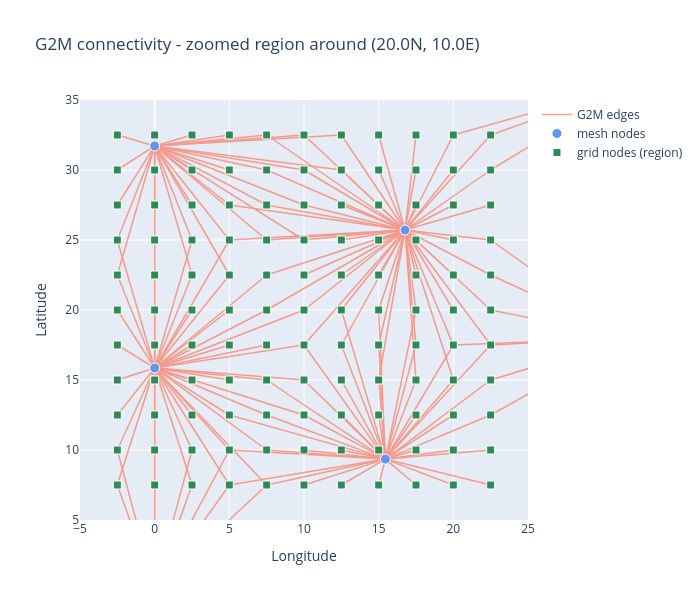

Notebook source saved alongside this figure:
### Markdown cell above
### 4. Grid-to-mesh connectivity (G2M)

Each grid point is connected to every mesh node within a search radius that is proportional
to the typical mesh edge length (`radius_factor × max_edge_length`).  This is computed via
a 3-D k-d tree on the unit sphere.

The plot below zooms into a small region to show how several grid points (green squares) each
connect to the nearest mesh nodes (blue circles).

### Code cell
vertices, faces = generate_icosahedral_mesh(refinement_level=REFINEMENT)
lat_lon_mesh = cartesian_to_lat_lon(vertices)
lat_m, lon_m = lat_lon_mesh[:, 0], lat_lon_mesh[:, 1]

# Focus on a small region around (20N, 10E)
focus_lat, focus_lon, pad = 20.0, 10.0, 15.0
region_mask = (
    (grid_lat_lon[:, 0] > focus_lat - pad)
    & (grid_lat_lon[:, 0] < focus_lat + pad)
    & (grid_lat_lon[:, 1] > focus_lon - pad)
    & (grid_lat_lon[:, 1] < focus_lon + pad)
)
region_idx = np.where(region_mask)[0]

# Find which G2M edges involve grid points in the region
region_g2m = [
    (g2m_edges[0, k], g2m_edges[1, k])
    for k in range(g2m_edges.shape[1])
    if g2m_edges[0, k] in set(region_idx)
]

e_lons, e_lats = [], []
for gi, mi in region_g2m:
    glat, glon = grid_lat_lon[gi]
    if abs(glon - lon_m[mi]) < 180:
        e_lons += [glon, lon_m[mi], None]
        e_lats += [glat, lat_m[mi], None]

fig = go.Figure()
fig.add_trace(
    go.Scatter(
        x=e_lons,
        y=e_lats,
        mode="lines",
        line=dict(color="tomato", width=1.5),
        opacity=0.6,
        name="G2M edges",
        hoverinfo="skip",
    )
)
fig.add_trace(
    go.Scatter(
        x=lon_m,
        y=lat_m,
        mode="markers",
        marker=dict(size=10, color="cornflowerblue", line=dict(color="white", width=1)),
        name="mesh nodes",
    )
)
fig.add_trace(
    go.Scatter(
        x=grid_lat_lon[region_idx, 1],
        y=grid_lat_lon[region_idx, 0],
        mode="markers",
        marker=dict(
            size=8, color="seagreen", symbol="square", line=dict(color="white", width=1)
        ),
        name=f"grid nodes (region)",
    )
)
fig.update_layout(
    title=f"G2M connectivity - zoomed region around ({focus_lat}N, {focus_lon}E)",
    xaxis_title="Longitude",
    yaxis_title="Latitude",
    xaxis=dict(range=[focus_lon - pad, focus_lon + pad]),
    yaxis=dict(range=[focus_lat - pad, focus_lat + pad]),
    width=700,
    height=600,
)
fig.show()
print(f"G2M edges in region: {len(region_g2m)}")

### Figure 1 — Plotly figure (JSON) as saved in the notebook; plotly's stock layout.template omitted (floating-point values rounded to 4 significant figures; data arrays with more than 128 entries replaced by an {"elided": "..."} marker saying what was removed)
{"data": [{"hoverinfo": "skip", "line": {"color": "tomato", "width": 1.5}, "mode": "lines", "name": "G2M edges", "opacity": 0.6, "type": "scatter", "x": {"elided": "555 float values"}, "y": {"elided": "555 float values"}}, {"marker": {"color": "cornflowerblue", "line": {"color": "white", "width": 1}, "size": 10}, "mode": "markers", "name": "mesh nodes", "type": "scatter", "x": {"elided": "162 float values"}, "y": {"elided": "162 float values"}}, {"marker": {"color": "seagreen", "line": {"color": "white", "width": 1}, "size": 8, "symbol": "square"}, "mode": "markers", "name": "grid nodes (region)", "type": "scatter", "x": [-2.5, 0.0, 2.5, 5.0, 7.5, 10.0, 12.5, 15.0, 17.5, 20.0, 22.5, -2.5, 0.0, 2.5, 5.0, 7.5, 10.0, 12.5, 15.0, 17.5, 20.0, 22.5, -2.5, 0.0, 2.5, 5.0, 7.5, 10.0, 12.5, 15.0, 17.5, 20.0, 22.5, -2.5, 0.0, 2.5, 5.0, 7.5, 10.0, 12.5, 15.0, 17.5, 20.0, 22.5, -2.5, 0.0, 2.5, 5.0, 7.5, 10.0, 12.5, 15.0, 17.5, 20.0, 22.5, -2.5, 0.0, 2.5, 5.0, 7.5, 10.0, 12.5, 15.0, 17.5, 20.0, 22.5, -2.5, 0.0, 2.5, 5.0, 7.5, 10.0, 12.5, 15.0, 17.5, 20.0, 22.5, -2.5, 0.0, 2.5, 5.0, 7.5, 10.0, 12.5, 15.0, 17.5, 20.0, 22.5, -2.5, 0.0, 2.5, 5.0, 7.5, 10.0, 12.5, 15.0, 17.5, 20.0, 22.5, -2.5, 0.0, 2.5, 5.0, 7.5, 10.0, 12.5, 15.0, 17.5, 20.0, 22.5, -2.5, 0.0, 2.5, 5.0, 7.5, 10.0, 12.5, 15.0, 17.5, 20.0, 22.5], "y": [7.5, 7.5, 7.5, 7.5, 7.5, 7.5, 7.5, 7.5, 7.5, 7.5, 7.5, 10.0, 10.0, 10.0, 10.0, 10.0, 10.0, 10.0, 10.0, 10.0, 10.0, 10.0, 12.5, 12.5, 12.5, 12.5, 12.5, 12.5, 12.5, 12.5, 12.5, 12.5, 12.5, 15.0, 15.0, 15.0, 15.0, 15.0, 15.0, 15.0, 15.0, 15.0, 15.0, 15.0, 17.5, 17.5, 17.5, 17.5, 17.5, 17.5, 17.5, 17.5, 17.5, 17.5, 17.5, 20.0, 20.0, 20.0, 20.0, 20.0, 20.0, 20.0, 20.0, 20.0, 20.0, 20.0, 22.5, 22.5, 22.5, 22.5, 22.5, 22.5, 22.5, 22.5, 22.5, 22.5, 22.5, 25.0, 25.0, 25.0, 25.0, 25.0, 25.0, 25.0, 25.0, 25.0, 25.0, 25.0, 27.5, 27.5, 27.5, 27.5, 27.5, 27.5, 27.5, 27.5, 27.5, 27.5, 27.5, 30.0, 30.0, 30.0, 30.0, 30.0, 30.0, 30.0, 30.0, 30.0, 30.0, 30.0, 32.5, 32.5, 32.5, 32.5, 32.5, 32.5, 32.5, 32.5, 32.5, 32.5, 32.5]}], "layout": {"height": 600, "title": {"text": "G2M connectivity - zoomed region around (20.0N, 10.0E)"}, "width": 700, "xaxis": {"range": [-5, 25], "title": {"text": "Longitude"}}, "yaxis": {"range": [5, 35], "title": {"text": "Latitude"}}}}
